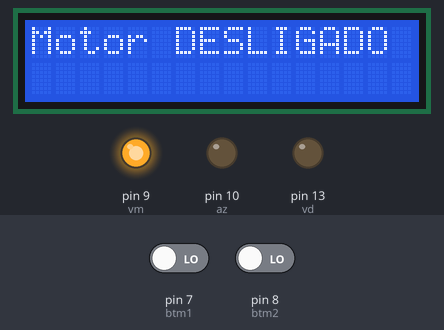
The sketch below on a simulated Arduino Uno, built with avr-gcc and run on an emulated ATmega328P. On the bench: 16×2 character LCD, output pins drawn as LEDs (lit = HIGH). The inputs (shaded band) are chosen by the test bench; at power-on: pin 7 (btm1) LOW, pin 8 (btm2) LOW. Pins used as bus, display or sensor lines are not drawn.

Above: at 4.3 s.
4.4 s: pin 7 (btm1) driven HIGH
At 5.2 s:
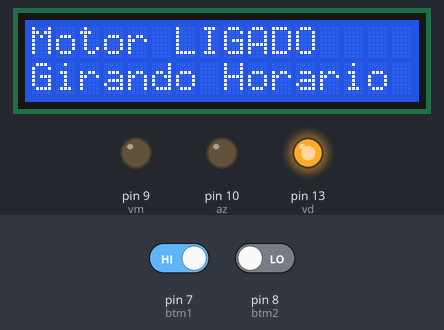
5.9 s: pin 8 (btm2) driven HIGH
At 6.3 s:
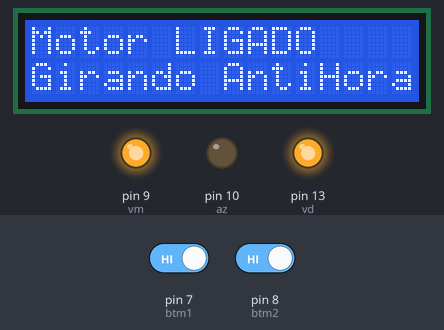
Timing chart, 0 to 8.9 s (numbered marks = the images above; inputs shaded):
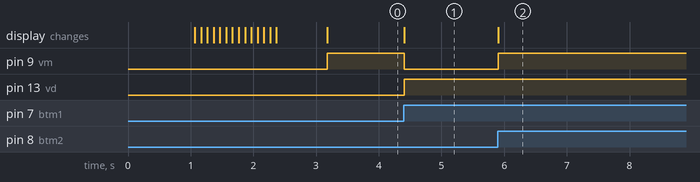

The sketch:

motor_cc_com_revers_o_lcd_led_rgb_arduino_1.ino
```cpp
#include <LiquidCrystal.h>

const int rs = 12, en = 11,d4 = 5, d5 = 4, d6 = 3, d7 = 2;
LiquidCrystal lcd(rs, en, d4, d5, d6, d7);

/*Val Saidas*/
int vm = 9;
int az = 10;
int vd = 13;
int R1 = 1, R0 = 0;

/*Val Entradas*/
int btm1 = 7;
int btm2 = 8;

/*Val*/
int stateOperation = 0; // ligado ou desligado
int stateRotation = 0; // Horario ou Anti-Horario
int stateButton1;	int stateButton2;

/* toll to right*/  void rollRight()    {for (int positionCounter = 0; positionCounter < 16; positionCounter++) { lcd.scrollDisplayRight(); delay(100);}}
/*Start*/           void start()   		{lcd.begin(16,2);lcd.setCursor(4,0);lcd.print("LERN-DEV");lcd.setCursor(2,1);lcd.print("LuizVinicius"); delay(1000); rollRight(); delay(500);lcd.clear();}
/*Fabrica D'Cores*/ void defineColor  	(int r, int g, int b){digitalWrite(vm, r);digitalWrite(az, g);digitalWrite(vd, b);}
/*Desligado*/       void apagado()    	{defineColor(0,0,0);}
/*Verde*/         	void verde()    	{defineColor(0,0,1);}
/*Vermelho*/      	void vermelho()   	{defineColor(1,0,0);}
/*Amarelo*/       	void amarelo()    	{defineColor(1,0,1);}

// Controle de rele
void motorOf()		{digitalWrite(R1, LOW);  digitalWrite(R0, LOW);}
void horario()		{digitalWrite(R1, HIGH); digitalWrite(R0, LOW);}
void antiHorario()	{digitalWrite(R1, LOW);  digitalWrite(R0, HIGH);}

void ligadoHorario()    	{horario(); 	lcd.setCursor(0,0); lcd.print("Motor LIGADO     "); lcd.setCursor(0,1); lcd.print("Girando Horario "); verde();}
void desligado()      		{motorOf();  	lcd.setCursor(0,0); lcd.print("Motor DESLIGADO  "); lcd.setCursor(0,1); lcd.print("                "); vermelho();}
void ligadoAntihorario()  	{antiHorario(); lcd.setCursor(0,0); lcd.print("Motor LIGADO     "); lcd.setCursor(0,1); lcd.print("Girando AntiHora"); amarelo();}

void setup()
{
  //Iniciar
  start();

  //Entradas
  pinMode(btm1,INPUT);      //  Botao ligar / desliga
  pinMode(btm2,INPUT);      //  Botao Inverter

  //Saidas
  pinMode(vm,OUTPUT);       //  LedRGB porta vermelha
  pinMode(az,OUTPUT);       //  LedRGB porta Azul
  pinMode(vd,OUTPUT);       //  LedRGB porta Verde
  pinMode(R1,OUTPUT);    	//  Rele
  pinMode(R0,OUTPUT);    	//  Rele
}

void loop()
{
  // Incrementar estados
  if(digitalRead(btm1) == HIGH && stateButton1 == 0){stateButton1 = 1; stateOperation++;}
  if(digitalRead(btm1) == LOW) {stateButton1 = 0;}

  if(digitalRead(btm2) == HIGH && stateButton2 == 0){stateButton2 = 1; stateRotation++;}
  if(digitalRead(btm2) == LOW) {stateButton2 = 0;}

  // Ciclar estados
  if(stateOperation > 1){stateOperation = 0;}
  if(stateRotation > 1){stateRotation = 0;}

  if(stateOperation == 1)
  {
    if(stateRotation == 1){ligadoAntihorario();}
  else {ligadoHorario();}
  } else {desligado();}

}
```

Measured:
- after the input at 4.4 s, pin 9 (vm): HIGH → LOW at once; pin 13 (vd): LOW → HIGH at once; the display: changes at once (image 1)
- after the input at 5.9 s, pin 9 (vm): LOW → HIGH at once; the display: changes at once (image 2)
